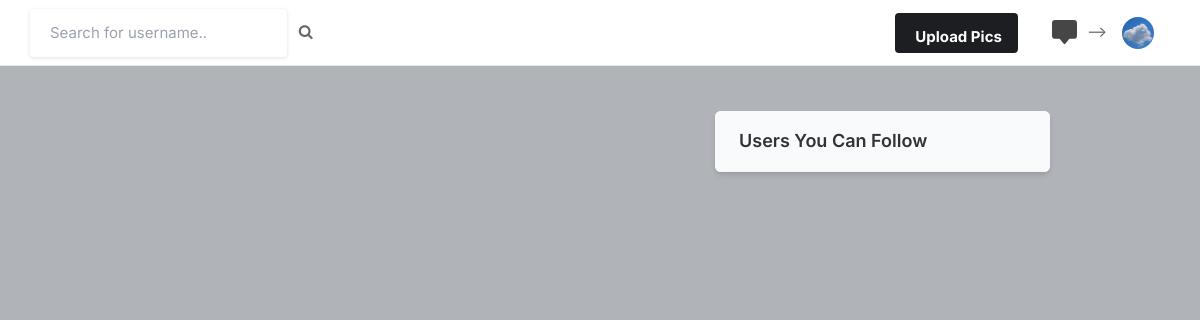
/ (signed in), run on an earlier commit of the app's database.
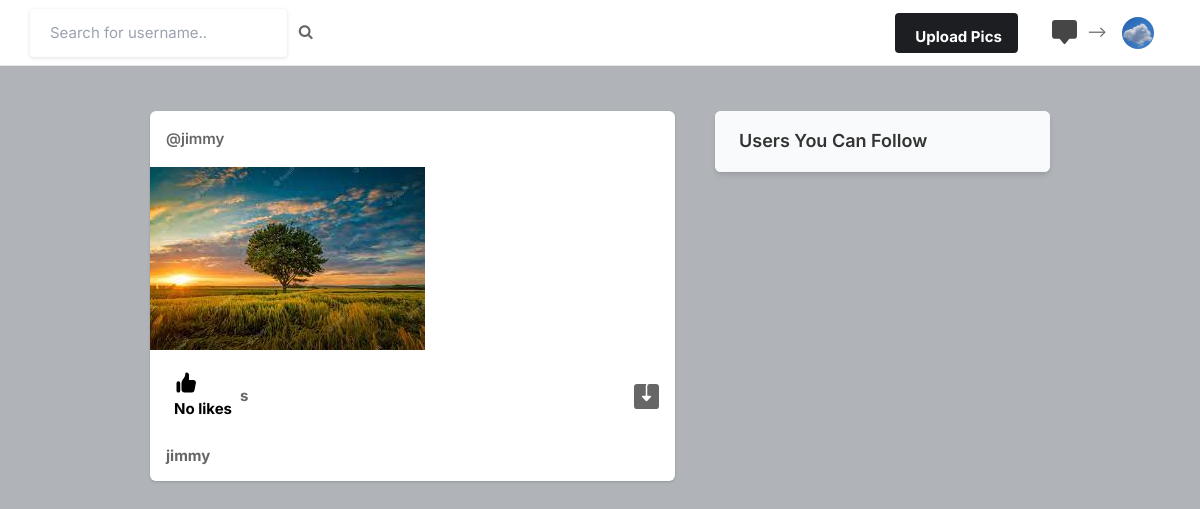
And on a later commit of the database.
### facebook/models.py (models this page shows, shortened)
class Profile(models.Model):
    user= models.ForeignKey(User,on_delete=models.CASCADE)
    id_user = models.IntegerField()
    bio =models.TextField(blank=True)
    profileimg = models.ImageField(upload_to='profile_images',default='blank-profile-picture.png')
    location =models.CharField(max_length=100,blank=True)

class Post(models.Model):
    id=models.UUIDField(primary_key=True, default=uuid.uuid4)
    user=models.CharField(max_length=100)
    image=models.ImageField(upload_to='post_images')
    caption=models.TextField()
    created_at=models.DateTimeField(default=datetime.now)
    no_of_likes=models.IntegerField(default=0)

### facebook/views.py (the view)
# urls.py: path('',views.IndexPage,name='index'),
@login_required(login_url='login')
def IndexPage(request):
 user_object = User.objects.get(username=request.user.username)
 user_profile = Profile.objects.get(user=user_object)
 posts=Post.objects.all()
 return render(request, 'index.html', {'user_profile': user_profile,'posts':posts})

### templates/index.html (shortened to what this page needs)
{% load static %}
<!DOCTYPE html>
<html lang="en">
<head>
    <link rel="stylesheet" href="{% static 'assets/css/icons.css' %}">
    <link rel="stylesheet" href="{% static 'assets/css/uikit.css' %}">
    <link rel="stylesheet" href="{% static 'assets/css/style.css' %}">
    <link rel="stylesheet" href="{% static 'assets/css/tailwind.css' %}">
    <link rel="stylesheet" href="https://cdnjs.cloudflare.com/ajax/libs/font-awesome/4.7.0/css/font-awesome.min.css">
</head>
<body>
            <header>
                <div class="header_inner">
                    <form action="/search" method="POST">
                    <div class="left-side">
                            <input type="text" name="username" placeholder="Search for username..">&nbsp; &nbsp;
                            <button type="submit"><i class="fa fa-search fa-1x"></i></button>
                    </div>
                    </form>
                    <div class="right-side lg:pr-4">
                        <a href="#"
                            class="bg-pink-500 flex font-bold hidden hover:bg-pink-600 hover:text-white inline-block items-center lg:block max-h-10 mr-4 px-4 py-2 rounded shado text-white">
                              Upload Pics
                        </a>
                         <a href="#" class="header-links-item">
                        </a>
                         -->
                        <a href="#">
                            <img src="{{user_profile.profileimg.url}}" class="header-avatar" alt="">
                        </a>
                    </div>
                </div>
            </header>
            <div class="container m-auto">
                <div class="lg:flex justify-center lg:space-x-10 lg:space-y-0 space-y-5">
                    <div class="space-y-5 flex-shrink-0 lg:w-7/12">
                        {% for post in posts reversed %}
                        <div class="bg-white shadow rounded-md  -mx-2 lg:mx-0">
                            <div class="flex justify-between items-center px-4 py-3">
                                <div class="flex flex-1 items-center space-x-4">
                                    <span class="block font-semibold "><a href="/profile/{{post.user}}">@{{post.user}}</a></span>
                                </div>
                              <div>
                                 <a href="#"> <i class="icon-feather-more-horizontal text-2xl hover:bg-gray-200 rounded-full p-2 transition -mr-1 "></i> </a>
                              </div>
                            </div>
                            <div uk-lightbox>
                                <a href="{{post.image.url}}">
                                    <img src="{{post.image.url}}" alt="">
                                </a>
                            </div>
                            <div class="py-3 px-4 space-y-3">
                                <div class="flex space-x-4 lg:font-bold">
                                    <a href="/like-post?post_id={{post.id}}" class="flex items-center space-x-2">
                                        <div class="p-2 rounded-full text-black">
                                            {% if post.no_of_likes == 0 %}
                                            <p>No likes</p>
                                            {% elif post.no_of_likes == 1 %}
                                            <p>Liked by {{post.no_of_likes}} person</p>
                                            {% else %}
                                            <p>Liked by {{post.no_of_likes}} people</p>
                                            {% endif %}
                                        </div>s
                                    </a>
                                    <a href="{{post.image.url}}" class="flex items-center space-x-2 flex-1 justify-end" download>
                                    </a>
                                </div>
                                <p>
                                    <a href="/profile/{{post.user}}"><strong>{{post.user}}</strong></a> {{post.caption}}
                                </p>
                            </div>
                        </div>
                        {% endfor %}
                    </div>
                    <div class="lg:w-5/12">
                        <div class="bg-white  shadow-md rounded-md overflow-hidden">
                            <div class="bg-gray-50  border-b border-gray-100 flex items-baseline justify-between py-4 px-6 ">
                                <h2 class="font-semibold text-lg">Users You Can Follow</h2>
                            </div>
                        </div>
                    </div>
                </div>
            </div>
</body>
</html>

### static/assets/css/style.css (style rules this page uses)
body { background-color: #B0B3B8!important; }
button { vertical-align: middle; }
input { height: 48px; line-height: 48px; padding: 0 20px; outline: none; font-size: 15px; color: #808080; max-width: 100%; width: 100%; -webkit-box-sizing: border-box; box-sizing: border-box; display: block; font-weight: 400; opacity: 1; border-radius: 4px; border: none; -webkit-box-shadow: 0 1px 4px 0px rgba(0, 0, 0, 0.12); box-shadow: 0 1px 4px 0px rgba(0, 0, 0, 0.12); }
input[type="text"], input[type="password"], input[type="email"], input[type="number"] { height: 48px; line-height: 48px; padding: 0 20px; outline: none; font-size: 15px; color: #808080; max-width: 100%; width: 100%; -webkit-box-sizing: border-box; box-sizing: border-box; display: block; font-weight: 400; opacity: 1; border-radius: 4px; border: none; -webkit-box-shadow: 0 1px 4px 0px rgba(0, 0, 0, 0.12); box-shadow: 0 1px 4px 0px rgba(0, 0, 0, 0.12); }
input { -webkit-transition: all 0.1s ease-in-out; transition: all 0.1s ease-in-out; }
::placeholder { color: #808080; opacity: 1; }
button { border: none; margin: 0; padding: 0; width: auto; overflow: visible; background: transparent; color: inherit; font: inherit; line-height: normal; cursor: pointer; }
a { color: #be185d; -webkit-transition: 0.3s; transition: 0.3s; outline: none !important; }
button { outline: none !important; }
img { max-width: 100%; }
body { color: #666; font-size: 15px; line-height: 27px; background-color: #f0f2f5; font-family: "Inter", sans-serif; text-transform: none; }
body p { font-size: 15px; line-height: 27px; }
h1, h2, h3, h4, h5, h6 { font-family: "Inter", sans-serif; text-transform: none; }
input[type="text"], input[type="password"], input[type="email"] { font-family: "Inter", sans-serif; text-transform: none; }
button, body .pac-container { font-family: "Inter", sans-serif; text-transform: none; }
h1, h2, h3, h4, h5, h6 { color: #333; font-weight: 500; margin: 0; padding: 0; }
h2 { font-size: 26px; }
b, strong { font-weight: 700 !important; }
@media (min-width: 1024px) { .container { max-width: 900px !important; padding-top: 45px; } }
header { background-color: #fff; left: 0; right: 0; top: 0; z-index: 99; height: 66px; display: -webkit-box; display: -ms-flexbox; display: flex; -webkit-box-align: center; -ms-flex-align: center; align-items: center; border-bottom: 1px solid #e5e7eb; }
header .header_inner { display: -webkit-box; display: -ms-flexbox; display: flex; -webkit-box-align: center; -ms-flex-align: center; align-items: center; max-width: 1090px; margin: auto; width: 100%; max-width: 100% !important; padding: 0 30px; }
header .header_inner .left-side { display: -webkit-box; display: -ms-flexbox; display: flex; -webkit-box-align: center; -ms-flex-align: center; align-items: center; }
header .header_inner .right-side { display: -webkit-box; display: -ms-flexbox; display: flex; -webkit-box-align: center; -ms-flex-align: center; align-items: center; -webkit-box-pack: end; -ms-flex-pack: end; justify-content: flex-end; margin-left: auto; }
header .header_inner .right-side .header-links-item { padding: 10px; margin-left: 8px; }
header .header_inner .right-side .header-links-item svg { width: 25px; height: 25px; color: #464646; }
header .header_inner .right-side .header-avatar { width: 32px; height: 32px; border-radius: 100%; margin-left: 15px; }

What changed in the data, as far as the page shows it:
added Post: user "jimmy", image (picture), no_of_likes "No likes"
